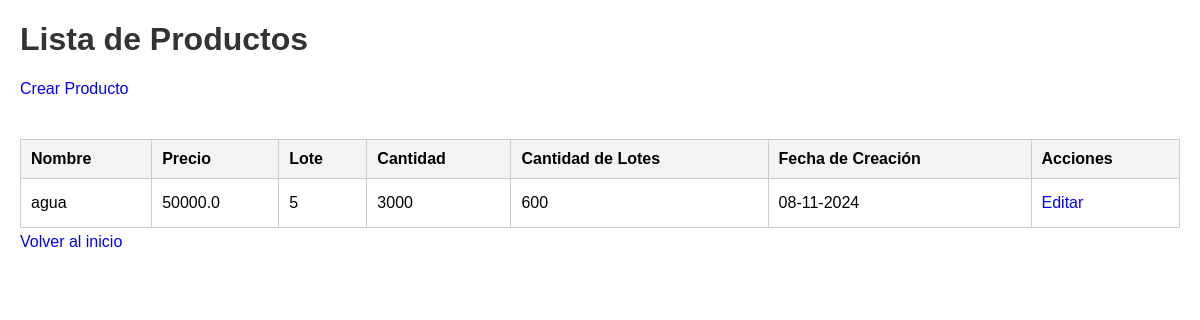
Screenshot of /listar_productos with the database file from the repository.
### models.py (models this page shows)
class Productos(db.Model):
    __tablename__ = 'productos'
    id = db.Column(db.Integer, primary_key=True)
    nombre = db.Column(db.String(100), nullable=False)
    precio = db.Column(db.Float, nullable=False)
    lotes = db.Column(db.Integer, nullable=False)
    cantidad = db.Column(db.Integer, nullable=False)
    materiales = db.relationship('Material', backref='producto_rel', lazy=True)
    fecha_creacion = db.Column(db.DateTime, nullable=False, default=datetime.utcnow)
    @property
    def cantidad_lotes(self):
        return self.cantidad // self.lotes if self.lotes > 0 else 0

### app.py (the view)
@app.route('/listar_productos')
def listar_productos():
    productos = Productos.query.all()
    return render_template('listar_productos.html', productos=productos)

### templates/listar_productos.html (shortened to what this page needs)
<!DOCTYPE html>
<html lang="es">
<head>
    <link rel="stylesheet" href="{{ url_for('static', filename='styles.css') }}">
</head>
<body>
    <h1>Lista de Productos</h1>
    <a href="{{ url_for('agregar_producto') }}">Crear Producto</a><br><br>
    <table>
        <thead>
            <tr>
                <th>Nombre</th>
                <th>Precio</th>
                <th>Lote</th>
                <th>Cantidad</th>
                <th>Cantidad de Lotes</th>
                <th>Fecha de Creación</th>
                <th>Acciones</th>
            </tr>
        </thead>
        <tbody>
            {% for producto in productos %}
            <tr>
                <td>{{ producto.nombre }}</td>
                <td>{{ producto.precio }}</td>
                <td>{{ producto.lotes }}</td>
                <td>{{ producto.cantidad }}</td>
                <td>{{ producto.cantidad_lotes }}</td>
                <td>{{ producto.fecha_creacion.strftime('%d-%m-%Y') }}</td>
                <td>
                    <a href="{{ url_for('editar_producto', id=producto.id) }}">Editar</a>
                </td>
            </tr>
            {% endfor %}
        </tbody>
    </table>
    <a href="{{ url_for('index') }}">Volver al inicio</a>
</body>
</html>

### static/styles.css (style rules this page uses)
body { font-family: Arial, sans-serif; margin: 20px; }
h1 { color: #333; }
a { display: block; margin: 5px 0; color: blue; text-decoration: none; }
table { width: 100%; border-collapse: collapse; }
th, td { border: 1px solid #ccc; padding: 10px; text-align: left; }
th { background-color: #f4f4f4; }

### rows the page displays
Productos: nombre "agua", precio "50000.0", lotes "5", cantidad "3000", cantidad_lotes "600", fecha_creacion "08-11-2024"
